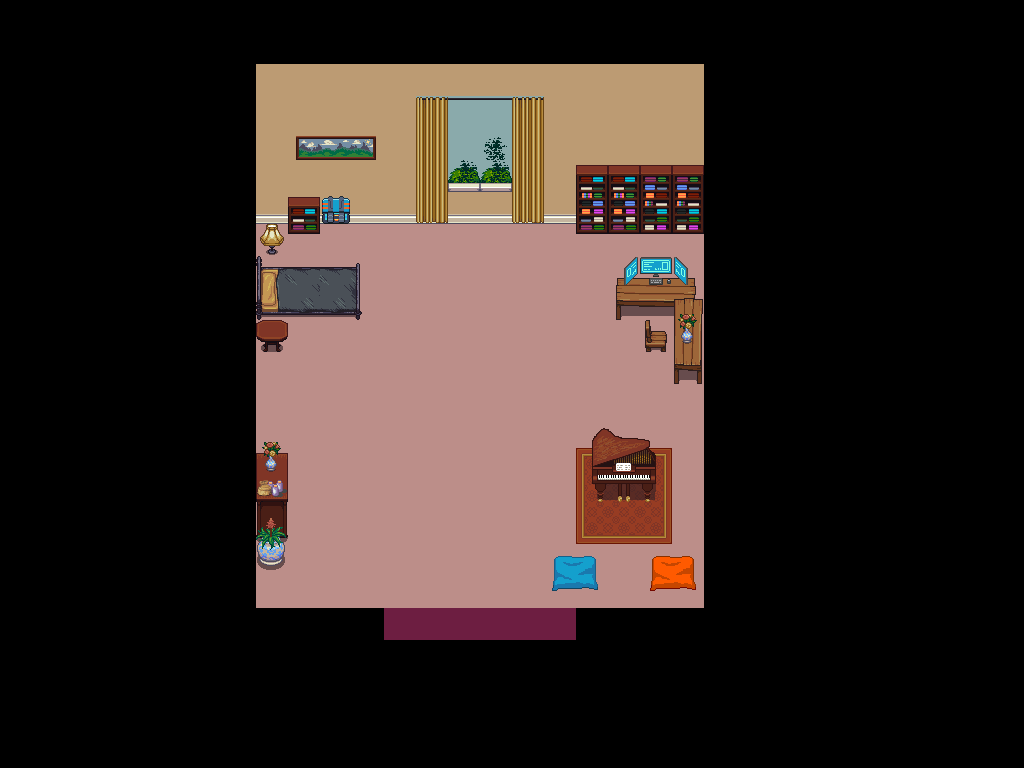

Tiled map render using the project's own tile images. Description and the map definition, with tile-layer contents summarised, below:
An orthogonal 32x24 tile map with 32x32 px tiles, 8 tile layers (sol, fin, noir 99, mur 99, ...), 8 tilesets.

<map version="1.8" tiledversion="1.8.2" orientation="orthogonal" renderorder="right-down" width="32" height="24" tilewidth="32" tileheight="32" infinite="0" nextlayerid="23" nextobjectid="1">
 <tileset firstgid="1" name="porte" tilewidth="32" tileheight="32" tilecount="16" columns="4">
  <image source="porte.png" trans="ff00ff" width="128" height="128" />
 </tileset>
 <tileset firstgid="17" source="test_porte(10).tsx" />
 <tileset firstgid="33" source="couleur.tsx" />
 <tileset firstgid="42" source="Interior.tsx" />
 <tileset firstgid="1066" source="porte.tsx" />
 <tileset firstgid="1082" source="pixel-cyberpunk-interior.tsx" />
 <tileset firstgid="1313" source="poignet.tsx" />
 <tileset firstgid="1314" source="porte amphi.tsx" />
 <layer id="2" name="sol" width="32" height="24">
  <data>[768 cells, 168 non-empty, 1 distinct tile ids]</data>
 </layer>
 <layer id="22" name="fin" width="32" height="24">
  <data>[768 cells, 6 non-empty, 1 distinct tile ids]</data>
 </layer>
 <layer id="5" name="noir 99" width="32" height="24">
  <data>[768 cells, 524 non-empty, 6 distinct tile ids]</data>
 </layer>
 <layer id="13" name="mur 99" width="32" height="24">
  <data>[768 cells, 70 non-empty, 3 distinct tile ids]</data>
 </layer>
 <layer id="18" name="mobilier 99" width="32" height="24">
  <data>[768 cells, 39 non-empty, 37 distinct tile ids]</data>
 </layer>
 <layer id="20" name="exterieur 99" width="32" height="24">
  <data>[768 cells, 2 non-empty, 1 distinct tile ids]</data>
 </layer>
 <layer id="21" name="exterieur2 99" width="32" height="24">
  <data>[768 cells, 7 non-empty, 6 distinct tile ids]</data>
 </layer>
 <layer id="19" name="fenetre 99" width="32" height="24">
  <data>[768 cells, 47 non-empty, 33 distinct tile ids]</data>
 </layer>
</map>
